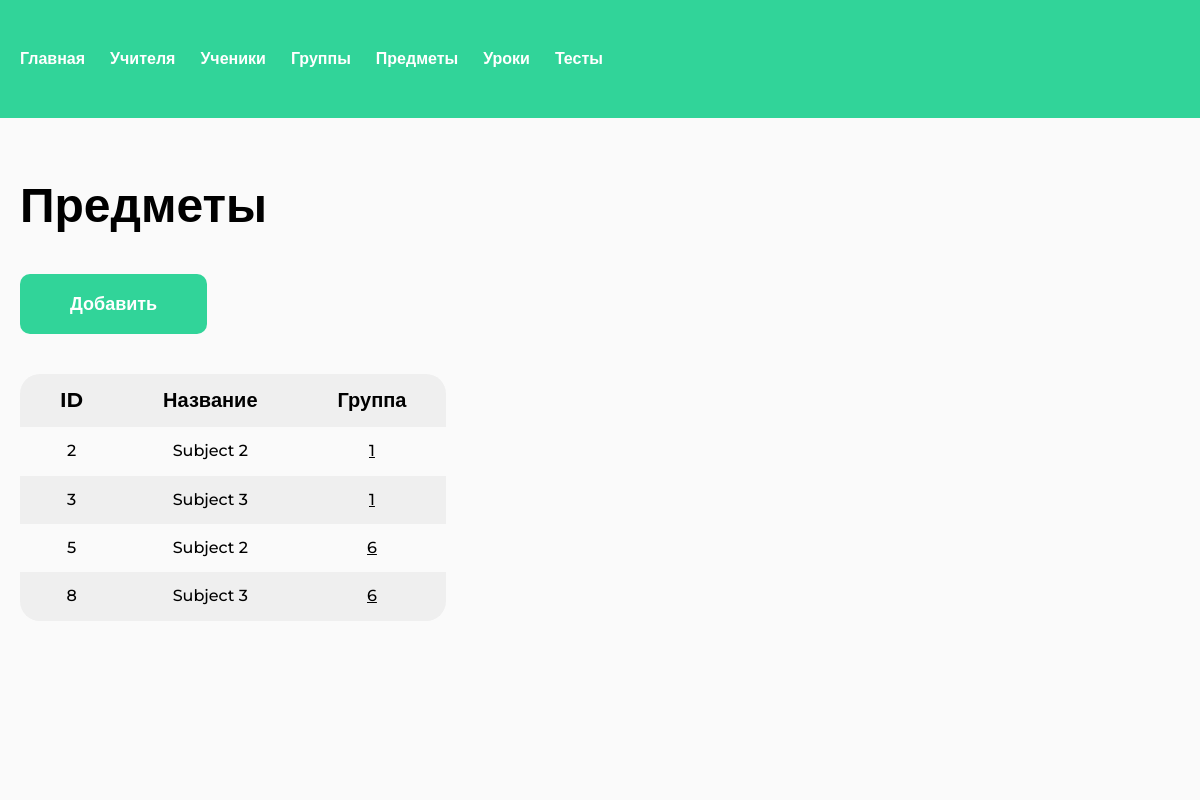
/subjects/ (signed in), run on the app's committed database.
### study/models.py (models this page shows, shortened)
class Subject(models.Model):
    group = models.ForeignKey(Group, related_name="subjects", on_delete=models.CASCADE)
    name = models.CharField(max_length=128)
    class Meta:
        verbose_name = "Предмет"
        verbose_name_plural = "Предметы"

class Group(models.Model):
    owner = models.ForeignKey(User, related_name="study_groups", on_delete=models.SET_NULL, null=True)
    name = models.CharField(max_length=128)
    students = models.ManyToManyField(User, blank=True)
    class Meta:
        verbose_name = "Группа"
        verbose_name_plural = "Группы"

### study/views.py (the view)
# urls.py: path("subjects/", views.SubjectsListView.as_view(), name="subjects"),
@method_decorator(admin_only, name="dispatch")
class SubjectsListView(LoginRequiredMixin, ListView):
    model = Subject
    context_object_name = "objects"
    template_name = "study/subjects/list.html"

### study/templates/study/subjects/list.html (shortened to what this page needs)
{% extends "base.html" %}
{% load static %}
{% block extra_css %}
<link rel="stylesheet" href="{% static 'css/table.css' %}">
{% endblock %}
{% block content %}
<section >
    <h1 class="h1">Предметы</h1>
    <a href="{% url 'subject-add' %}" class="btn mt-40">Добавить</a>
    <div class="table-wrapper mt-40">
        <table class="table">
        <thead>
            <tr>
                <th>ID</th>
                <th>Название</th>
                <th>Группа</th>
            </tr>
        </thead>
        <tbody>
            {% for object in objects %}
            <tr>
                <td>
                    <a href="{% url 'subject' object.id %}" class="table__object-url">{{ object.id }}</a>
                </td>
                <td>{{ object.name|default:"-" }}</td>
                <td>
                    <a href="{% if object.group %}{% url 'group' object.group.pk %}{% endif %}" class="table__foreign-key">{{ object.group.id }}</a>
                </td>
            </tr>
            {% endfor %}
        </tbody>
    </table>
    </div>
</section>
{% endblock %}

### static/css/main.css (style rules this page uses)
:root { --green: #31D499; --red: #D43131; --background: #FAFAFA; --gray: #B8B8B8; --tablePrimary: #EFEFEF; --tableSecondary: #FAFAFA; }
* { padding: 0; margin: 0; box-sizing: border-box; }
html { font-family: "Montserrat", sans-serif; }
body { display: flex; flex-direction: column; min-height: 100vh; height: 100%; }
.mt-40 { margin-top: 40px; }
.h1 { color: #000; font-size: 48px; font-weight: 700; }
.btn { color: #FFF; font-size: 18px; font-weight: 700; border-radius: 10px; background: var(--green); padding: 20px 50px; text-align: center; cursor: pointer; text-decoration: none; display: block; width: fit-content; }

### static/css/table.css (style rules this page uses)
.table-wrapper { width: 100%; overflow-x: auto; }
.table { border-radius: 20px; background: var(--tablePrimary); border-collapse: collapse; }
.table td, .table th { padding: 15px 40px; text-align: center; }
.table th { color: #000; font-size: 20px; font-weight: 700; }
.table td { color: #000; font-size: 16px; font-weight: 500; }
.table tbody tr:nth-of-type(2n-1) { background: var(--tableSecondary); }
.table__object-url { color: #000; text-decoration: none; }
.table__foreign-key { color: #000; }

### data on the page
Subject: id "2", name "Subject 2", group.id "1"
Subject: id "3", name "Subject 3", group.id "1"
Subject: id "5", name "Subject 2", group.id "6"
Subject: id "8", name "Subject 3", group.id "6"
